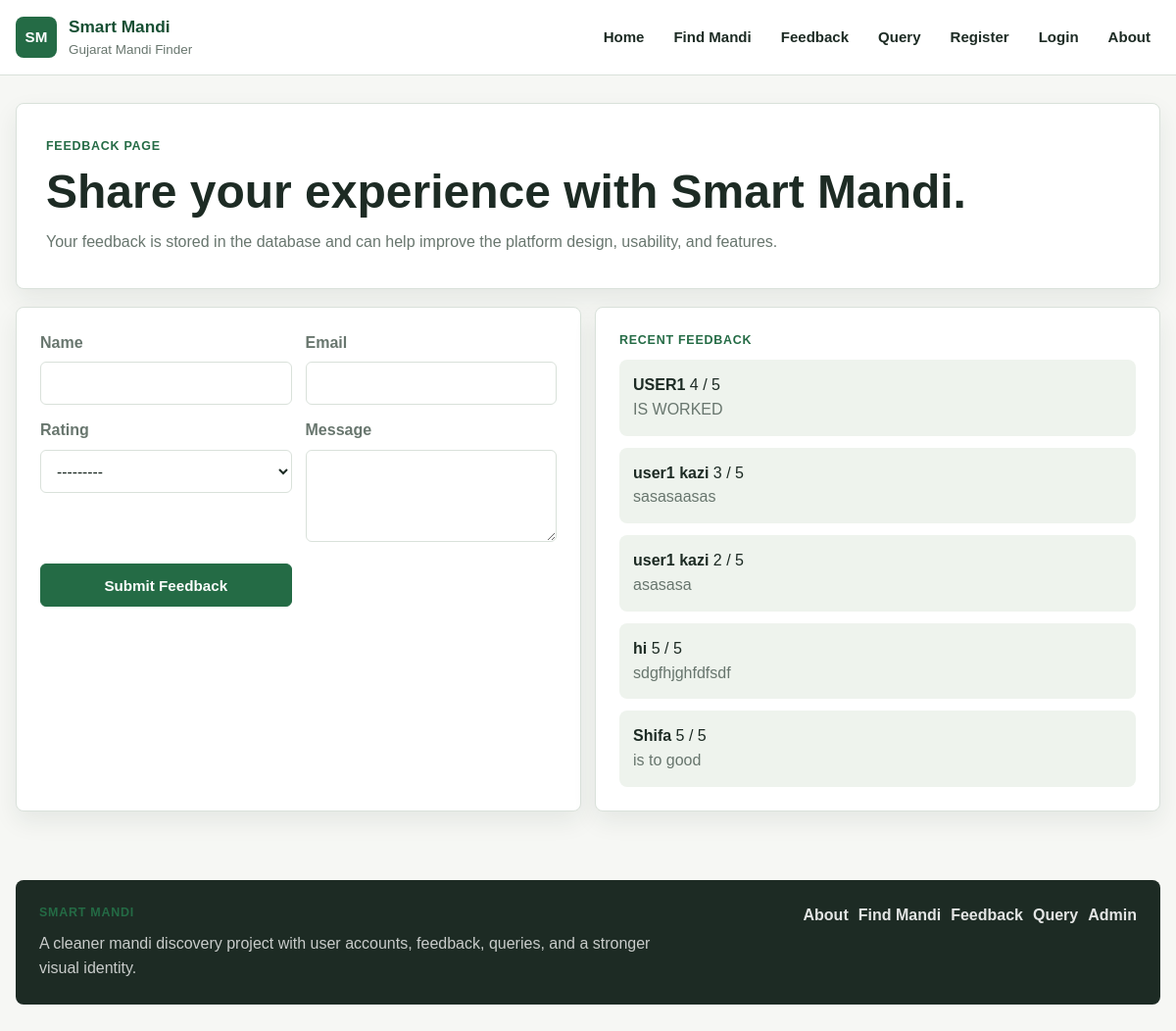
The page /feedback/ on the database its author committed.
### feedback_app/models.py (models this page shows, shortened)
class Feedback(models.Model):
    RATING_CHOICES = [(value, f"{value} Star") for value in range(1, 6)]
    name = models.CharField(max_length=150)
    email = models.EmailField()
    rating = models.PositiveSmallIntegerField(choices=RATING_CHOICES)
    message = models.TextField()
    created_at = models.DateTimeField(auto_now_add=True)

### feedback_app/views.py (the view)
# urls.py: path("", feedback_view, name="feedback"),
def feedback_view(request):
    if request.method == "POST":
        form = FeedbackForm(request.POST)
        if form.is_valid():
            form.save()
            messages.success(request, "Your feedback has been saved. Thank you.")
            return redirect("feedback_app:feedback")
    else:
        form = FeedbackForm()
    latest_feedback = Feedback.objects.order_by("-created_at")[:5]
    return render(
        request,
        "feedback_app/feedback.html",
        {"form": form, "latest_feedback": latest_feedback},
    )

### feedback_app/forms.py
class FeedbackForm(forms.ModelForm):
    class Meta:
        model = Feedback
        fields = ("name", "email", "rating", "message")
        widgets = {
            "message": forms.Textarea(attrs={"rows": 4}),
        }
    def __init__(self, *args, **kwargs):
        super().__init__(*args, **kwargs)
        for field in self.fields.values():
            field.widget.attrs["class"] = "field"

### templates/feedback_app/feedback.html (shortened to what this page needs)
{% extends 'base.html' %}
{% block content %}
<section class="hero-panel compact-hero">
    <div>
        <div class="section-title">Feedback Page</div>
        <h1>Share your experience with Smart Mandi.</h1>
        <p>Your feedback is stored in the database and can help improve the platform design, usability, and features.</p>
    </div>
</section>
<section class="card-grid">
    <article class="content-card form-card">
        <form method="post" class="grid-form">
            {% for field in form %}
                <div>
                    <label class="form-label" for="{{ field.id_for_label }}">{{ field.label }}</label>
                    {{ field }}
                </div>
            {% endfor %}
            <button type="submit" class="btn btn-primary">Submit Feedback</button>
        </form>
    </article>
    <article class="content-card">
        <div class="section-title">Recent Feedback</div>
        <div class="stack-list">
            {% for item in latest_feedback %}
                <div class="list-item">
                    <strong>{{ item.name }}</strong>
                    <span>{{ item.rating }} / 5</span>
                    <p>{{ item.message }}</p>
                </div>
            {% empty %}
                <p class="muted">No feedback has been submitted yet.</p>
            {% endfor %}
        </div>
    </article>
</section>
{% endblock %}

### static/css/theme.css (style rules this page uses)
:root { --page: #f6f7f4; --surface: #ffffff; --surface-soft: #eef3ed; --ink: #1d2b24; --muted: #68766e; --green: #246b45; --green-dark: #174f33; --blue: #2f5e7d; --amber: #b96f24; --red: #a33a32; --border: #d9e1da; --shadow: 0 10px 24px rgba(31, 45, 38, 0.08); --radius: 8px; }
* { box-sizing: border-box; }
html { scroll-behavior: smooth; }
body { margin: 0; min-width: 320px; color: var(--ink); background: var(--page); font-family: Arial, Helvetica, sans-serif; line-height: 1.55; }
.flash, .landing-copy, .hero-panel, .content-card, .table-card, .stat-chip, .toolbar, .info-banner, .hero-image-card { background: var(--surface); border: 1px solid var(--border); border-radius: var(--radius); box-shadow: var(--shadow); }
.landing-copy, .hero-panel { padding: 30px; }
.hero-panel { display: flex; align-items: center; justify-content: space-between; gap: 20px; margin-bottom: 18px; }
.compact-hero { min-height: 190px; }
.section-title { margin-bottom: 10px; color: var(--green); text-transform: uppercase; letter-spacing: 0.06em; font-size: 0.78rem; font-weight: 800; }
h1, h2 { margin: 0 0 12px; color: var(--ink); line-height: 1.12; letter-spacing: 0; }
h1 { font-size: clamp(2rem, 4vw, 3.65rem); }
p { margin: 0; color: var(--muted); font-size: 1rem; }
.btn { display: inline-flex; align-items: center; justify-content: center; min-height: 44px; padding: 0 18px; border: 1px solid transparent; border-radius: 6px; font-size: 0.95rem; font-weight: 800; cursor: pointer; transition: background 0.16s ease, border-color 0.16s ease, box-shadow 0.16s ease; }
.btn-primary, .mode-btn.is-active { color: #fff; background: var(--green); border-color: var(--green); }
.hero-metrics, .card-grid, .stats-grid, .detail-grid { display: grid; grid-template-columns: repeat(12, 1fr); gap: 14px; }
.card-grid { margin-bottom: 18px; }
.content-card { grid-column: span 6; padding: 24px; }
.search-form, .grid-form, .two-col-form { display: grid; gap: 14px; }
.grid-form { grid-template-columns: repeat(2, minmax(0, 1fr)); }
.field, .select-field, textarea, input, select { width: 100%; min-height: 44px; padding: 10px 12px; border-radius: 6px; border: 1px solid var(--border); background: #fff; color: var(--ink); font-family: inherit; font-size: 0.98rem; }
textarea { min-height: 120px; resize: vertical; }
.form-label, .label, .detail-label { display: block; margin-bottom: 7px; color: var(--muted); font-weight: 700; }
.stack-list { display: grid; gap: 12px; }
.list-item { padding: 14px; border-radius: 8px; background: var(--surface-soft); }

### rows shown on the page
Feedback: name "USER1", rating "4", message "IS WORKED"
Feedback: name "user1 kazi", rating "3", message "sasasaasas"
Feedback: name "user1 kazi", rating "2", message "asasasa"
Feedback: name "hi", rating "5", message "sdgfhjghfdfsdf"
Feedback: name "Shifa", rating "5", message "is to good"

### other values the page prints
{{ field.label }} "Name" "Email" "Rating" "Message"
